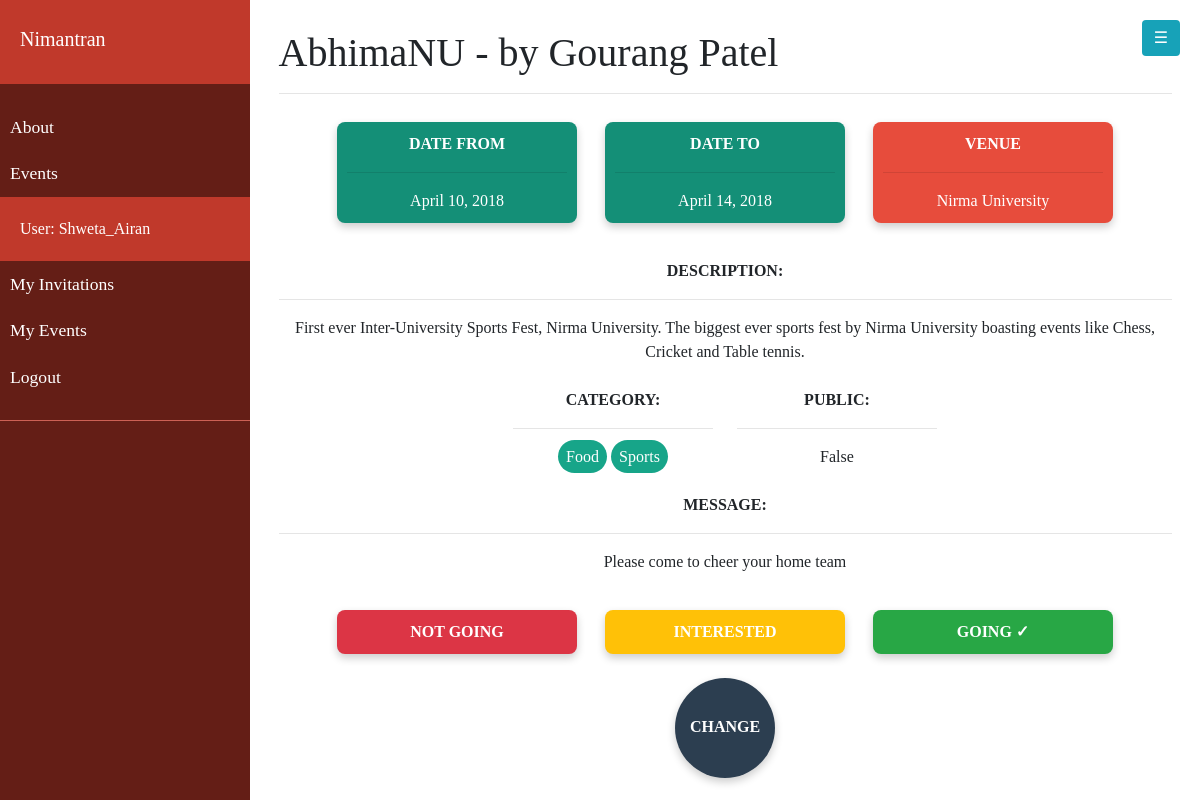
/catalog/myinvits/b701e397-1263-43b6-abcd-b31ba4cb6496 (signed in), run on the app's committed database.
### catalog/models.py (models this page shows, shortened)
class Invitation(models.Model):
    id = models.UUIDField(primary_key = True, default = uuid.uuid4, help_text = "Unique ID for this invite")
    event = models.ForeignKey(Event, help_text = "select the event for this invitation", on_delete = models.DO_NOTHING)
    invitee = models.ForeignKey(User, on_delete = models.SET_NULL, null=True, blank=True)
    note = models.CharField(max_length = 1000, help_text = "A personalised note for the guest", null = True)
    INVITE_STATUS = (
        ('i', 'Interested'),
        ('g', 'Going'),
        ('n', 'Not going'),
    )
    status = models.CharField(max_length = 1, choices = INVITE_STATUS, default = 'n', help_text = 'Interest in the event')

class Event(models.Model):
    title = models.CharField(max_length = 200, help_text = "Provide a title to your event.")
    description = models.CharField(max_length = 500, help_text = "Briefly describe in 500 chars.")
    dateFrom = models.DateField()
    dateTo = models.DateField()
    organizer = models.ForeignKey(User, on_delete = models.SET_NULL, null=True, blank=True)
    cateory = models.ManyToManyField(Category, help_text = "Select a category for this event")
    venue = models.ForeignKey(Venue, help_text = "Select the venue", on_delete = models.DO_NOTHING)
    public = models.BooleanField(default = True)

class Venue(models.Model):
    name = models.CharField(max_length = 200)
    address = models.CharField(max_length = 500, help_text = "address of the venue")
    capacity = models.IntegerField(help_text = "Maximum capacity of the venue")
    lat = models.DecimalField(help_text = "Latitude for the venue", null=True, blank=True, max_digits=10, decimal_places=7)
    lng = models.DecimalField(help_text = "Longitude for the venue", null=True, blank=True, max_digits=10, decimal_places=7)
    def __str__(self):
        return self.name

class Category(models.Model):
    name = models.CharField(max_length=200, help_text = "Enter an event cateory(e.g. Marriage, Birthday etc.)")
    def __str__(self):
        return self.name

### catalog/views.py (the view)
# urls.py: path('myinvits/<uuid:pk>', views.InvitedDetailView.as_view(), name='invite-detail'),
class InvitedDetailView(LoginRequiredMixin, generic.DetailView):
    model = Invitation
    template_name = 'catalog/invitation_detail.html'

### catalog/templates/catalog/invitation_detail.html
{% extends "base_generic.html" %}
{% block content %}
<div style="padding: 3%">
    <h1>{{ invitation.event.title }} - by {{ invitation.event.organizer.first_name }} {{ invitation.event.organizer.last_name }}</h1>
    <hr>
    <div style="margin: 0px; padding: 0px;">
        <div>
            <center><div class="card-display" style="background-color: #148F77; color: white"><strong>DATE FROM</strong><br><hr> {{ invitation.event.dateFrom }}</div>
            <div class="card-display" style="color: white; background-color: #148F77"><strong>DATE TO</strong><br><hr> {{ invitation.event.dateTo }}</div>
            <a href="{% url 'venue-detail' invitation.event.venue.pk %}" class="card-display" style="color: white; background-color: #E74C3C;"><strong>VENUE </strong><br><hr> {{ invitation.event.venue }}</a></center>
        </div>
        <br>
        <center><div><strong>DESCRIPTION:</strong><hr> {{ invitation.event.description }}</div></center>
        <br>
        <div>
            <center><div style="display: inline-block; margin-right:20px; width: 200px;"><strong>CATEGORY:</strong><hr> {% for cateory in invitation.event.cateory.all %} <span style="border-radius: 20px; background-color: #17A589; color: white; padding: 8px; width: auto">{{ cateory }}</span> {% if not forloop.last %} {% endif %}{% endfor %}</div>
            <div style="display: inline-block; width: 200px;"><strong>PUBLIC:</strong><hr> {{ invitation.event.public }}</div></center>
        </div>
        <br>
        <center><div><strong>MESSAGE:</strong><hr> {{ invitation.note }}</div></center>
        <br>
        <div>
            <center><div class="card-display" style="background-color: #dc3545; color: white"><strong>NOT GOING {% if invitation.status == 'n' %}&#10003;{% endif %}</strong></div>
            <div class="card-display" style="color: white; background-color: #ffc107"><strong>INTERESTED {% if invitation.status == 'i' %}&#10003;{% endif %}</strong></div>
            <div class="card-display" style="color: white; background-color: #28a745;"><strong>GOING {% if invitation.status == 'g' %}&#10003;{% endif %}</strong></div></center>
        </div>
        <center><a class="card-display" href="/catalog/invitations/{{ invitation.id }}/update" style="color: white; background-color: #2C3E50; border-radius: 50%; height: 100px; width: 100px; padding-top: 37px;">
            <strong>CHANGE</strong>
        </a></center>
        <br>
    </div>
</div>
{% endblock %}

### catalog/templates/base_generic.html (shortened to what this page needs)
<!DOCTYPE html>
<html lang="en">
<head>
    <link rel="stylesheet" href="https://maxcdn.bootstrapcdn.com/bootstrap/4.0.0/css/bootstrap.min.css">
    <link rel="stylesheet" href="https://cdnjs.cloudflare.com/ajax/libs/font-awesome/4.7.0/css/font-awesome.min.css">
    <link rel="stylesheet" href="https://cdnjs.cloudflare.com/ajax/libs/malihu-custom-scrollbar-plugin/3.1.5/jquery.mCustomScrollbar.min.css">
    {% load static %}
    <link rel="stylesheet" href="{% static "catalog/style.css" %}">
</head>
<body>
    <div class="wrapper">
        {% block sidebar %}
            <nav id="sidebar">
                <div class="sidebar-header">
                    <h3><a class="navbar-brand active" href="{% url 'index' %}">Nimantran</a><h3>
                </div>
                <ul class="list-unstyled components">
                    <li><a href="{% url 'about' %}">About</a></li>
                    <li><a href="{% url 'events' %}">Events</a></li>
                    {% if user.is_authenticated %}
                        <li class="sidebar-header">User: {{ user.get_username }}</li>
                        <li><a href="{% url 'my-invited' %}">My Invitations</a></li>
                        <li><a href="{% url 'my-organized' %}">My Events</a></li>
                        <li><a href="{% url 'logout'%}?next={{request.path}}">Logout</a></li>
                    {% else %}
                        <li><a href="{% url 'login'%}?next={{request.path}}">Login</a></li>
                    {% endif %}
                </ul>
            </nav>
        {% endblock %}
        <div id="content">
            <button type="button" id="sidebarCollapse" class="btn btn-info navbar-btn" style="margin: 20px; float: right;">
                &#9776;
            </button>
            {% block content %}{% endblock %}
        </div>
    </div>
</body>
</html>

### catalog/static/catalog/style.css (style rules this page uses)
* { font-family: 'Google sans' }
.card-display { box-shadow: 0 4px 8px 0 rgba(0,0,0,0.2); padding: 10px; width: 240px; height: auto; margin: 12px; display: inline-block; background-color: #2C3E50; border-radius: 8px; transition: 0.2s; }
a, a:hover, a:focus { color: inherit; text-decoration: none; transition: all 0.3s; }
.navbar-btn { box-shadow: none; outline: none !important; border: none; }
#sidebar { width: 250px; position: fixed; top: 0; left: 0; height: 100vh; z-index: 999; background: #641E16; color: #fff; transition: all 0.3s; }
#sidebar .sidebar-header { padding: 20px; background: #C0392B; }
#sidebar ul.components { padding: 20px 0; border-bottom: 1px solid #CD6155; }
#sidebar ul li a { padding: 10px; font-size: 1.1em; display: block; }
#content { width: calc(100% - 250px); min-height: 100vh; transition: all 0.3s; position: absolute; top: 0; right: 0; }

### data on the page
Invitation: event "AbhimaNU", event.organizer.first_name "Gourang", event.organizer.last_name "Patel", event.dateFrom "April 10, 2018", event.dateTo "April 14, 2018", event.venue "Nirma University", event.description "First ever Inter-University Sports Fest, Nirma University. The biggest ever sports fest by Nirma University boasting events like Chess, Cricket and Table tennis.", event.public "False", note "Please come to cheer your home team"
Category: name "Food"
Category: name "Sports"

### other printed values
{{ user.get_username }} "Shweta_Airan"
